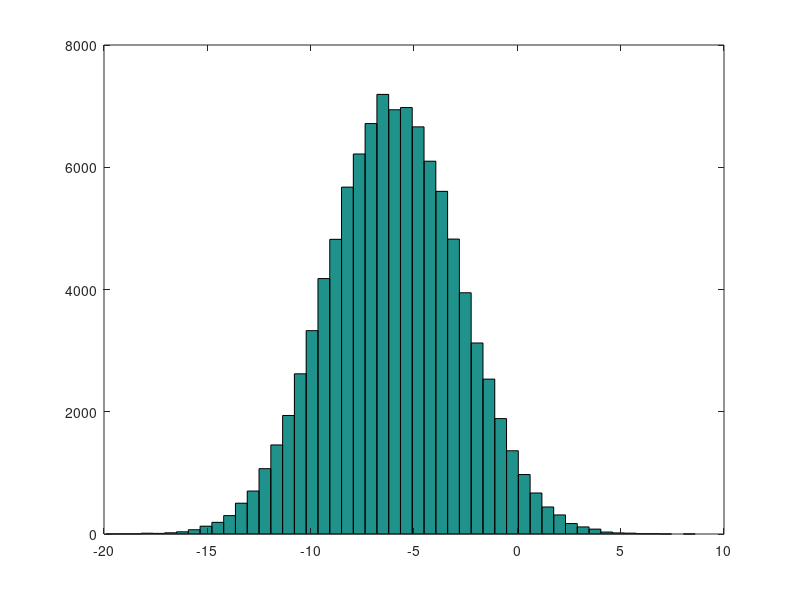

This figure's MATLAB source: (Note: this script raises an error after producing the figure.)
# Go over the basics 
5*6;
2^6;
1==2; % false 
1 && 0; % logical and 

a=3.1416;
disp(a);
disp(sprintf('6 decimals: %0.6f',a));

A=[1 2;3 4; 5 6]; %Matrix 
V=[1 2 3] % row vector 1x3 
V=[1;2;3] % column vector 

V=1:6; %vector 1 to 6 

w= zeros(1,3); %row revtors 1x3
w=randn(1,3); %row vector of normals 

w=-6+sqrt(10)*(randn(1,100000));
hist(w)
hist(w,50)

size(w) %tells size of matrix and iteself is 1x2 matrix 

v=[1 2 3 4]
length(v) %returns length of list dimension 


# Load data in 
pwd %shows current directory 
ls %list directorys

# Load data in 
load 'test.txt'
test %name of dataset is the filename 

# whos will list vaiables and sizes 
# clear test; will remove that variable 

v=test(1:5) % 5x 1 subset of test 
save 'output.txt' v; %saves subeset into text file 

# Indexing 

A=[1 2; 3 4; 5 6]
A(3,2) %element in 3rd row column 2 
A(2,:) %every element in that row/column 
A([1,3],:) %get everthing from 1st and 3rd rows 

A=[A,[100; 101; 102]] %append another column vector to right 

A=[1 2; 3 4; 5 6];
B= [11 12; 13 14; 15 16];
C=[A, B]  # Combine matrices horizontal

C=[A;B] % stack the matrices vertical

# GO over computations 
A.*B %Multiply matrices and use dot
A*2 

v=[1;2;3]
1./v %element wise division 

exp(v) %exponential 
abs([-1;-2;-3])
v+ ones(length(v),1) #add vector of ones or v+1

A' % ' is for transpose 

val=max(v)
[val, ind]=max(v) %returns index and vmax val


max(A) %does column wise max 
v<-5 %elementwise comparison 

A= magic(3) %makes random matrices 
[r,c] = find(A>=7)  %return row and column satisfy the condition 

sum(A) #adds column wise 
prod(A) 

max(A,[],1) %max per column 
max(A,[],2) %max per row 

sum(A,1) %sums the columns 
sum(A,2) %sums the rows

pinv(A) %psuedo inverse 


# Plotting data 
t=[0:0.01:0.98]
t
y1=sin(2*pi*4*t)
plot(t,y1)
y2=cos(2*pi*4*t)
plot(t,y1) 
hold on %this allows to append plots ontop of each other
plot(t,y2)
xlabel('time')
ylabel('value')
legend('sin','cos')
title('My Plot')

%print -dpng 'myplot.png' %output the plot 
close %close the plots 

% This will output more then 1 plot by using figure() command
figure(1) 
plot(t,y1) 
figure(2) 
plot(t,y2)  

% Use the subplot command
subplot(1,2,1) 
plot(t,y1)
subplot(1,2,2)
plot(t,y2)
axis([0.5 1 -1 1])


% For loop
v=zeros(10,1);

for i=1:10,
  v(i)=2^i;
end;

v

% while with if statement and just be sure to place ; around loops 
i=1
while i<=5,
  v(i)=100;
  i=i+1;
  if i==4,
    v(i)=65;
  elseif i==2,
    v(i)=500;
  else
    disp('The value is not one of two.');
   end;
end;

v
























 






 
 
 
 






